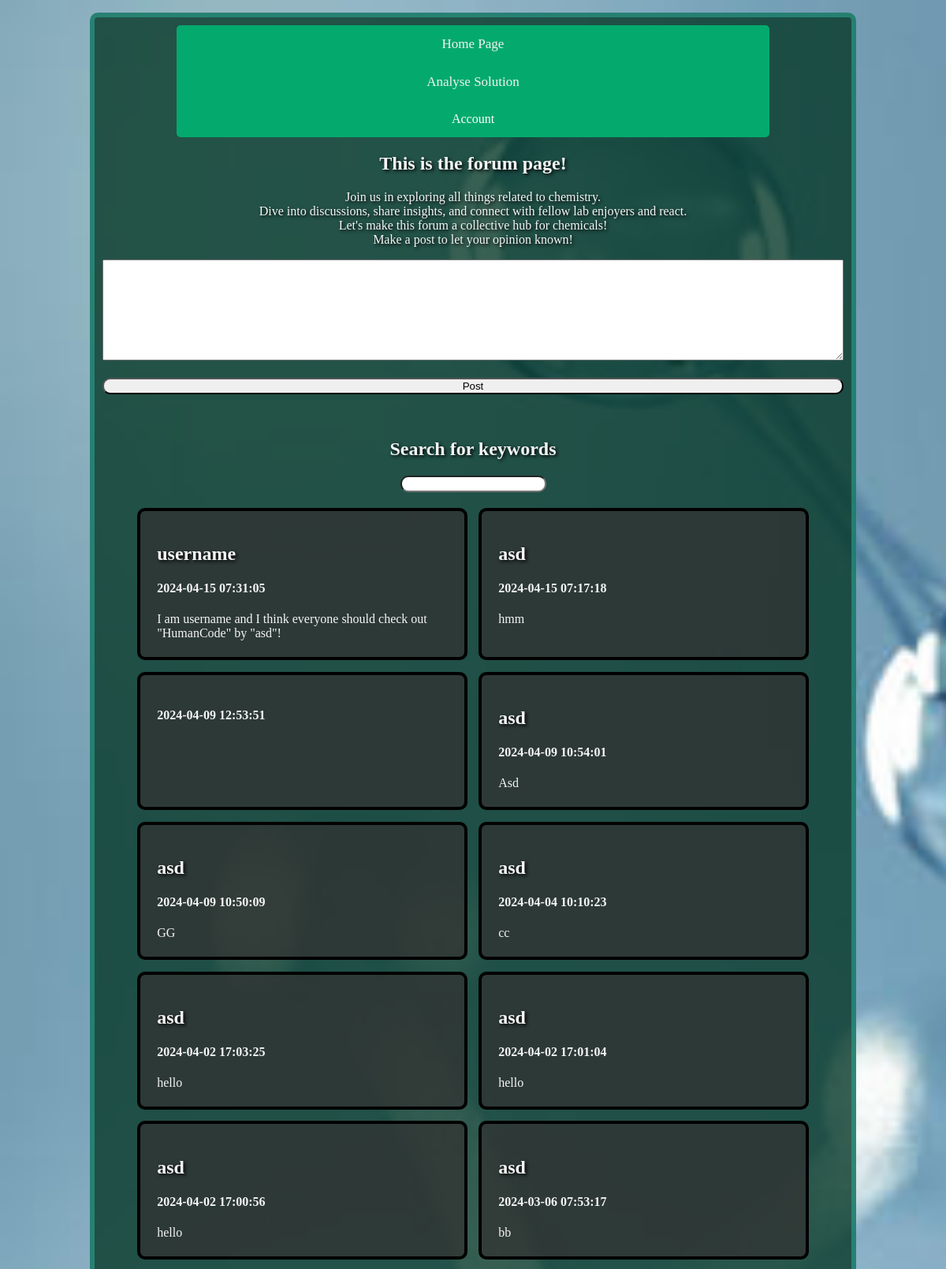
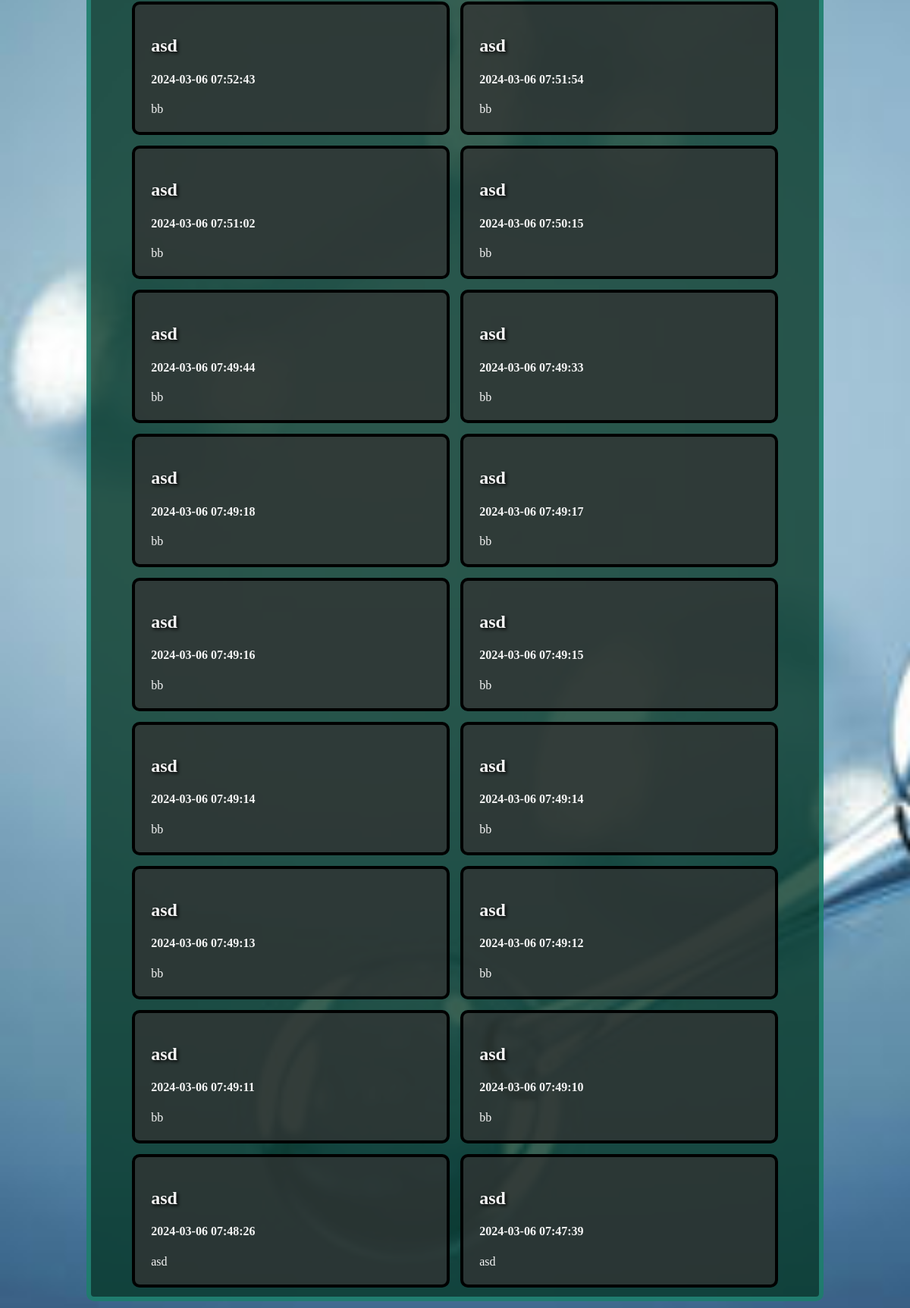
Screenshot of /Project/forum/index.php with the database file from the repository (2 pictures, top to bottom).
### tables this page shows
CREATE TABLE `posts` (
  `id` int(11) NOT NULL,
  `post` varchar(1000) NOT NULL,
  `upload_time` timestamp NOT NULL DEFAULT current_timestamp() ON UPDATE current_timestamp(),
  `uploaderId` int(11) NOT NULL
);

CREATE TABLE `users` (
  `id` int(32) NOT NULL,
  `username` varchar(80) NOT NULL,
  `password` varchar(60) NOT NULL,
  `email` varchar(100) NOT NULL
);

### Project/forum/index.php (the view, shortened to what this page needs)
<?php
 	require("../shared/php/connection.php");
?>
<!DOCTYPE html>
<html lang="HU">
<head>
	<link rel="stylesheet" href="../shared/css/main_style.css">
	<link rel="stylesheet" href="css/chemical_styles.css?v=1.7">
	<link rel="stylesheet" href="css/page_styles.css?v=1.5">
</head>
<body>
	<div id="vantaBackground">
		<div class="center">
			<div class="topnav">
				<?php require("../shared/php/navbar.php"); ?>
			</div>
			<h2>This is the forum page!</h2>
			<p>
				Join us in exploring all things related to chemistry.<br> Dive into discussions, share insights, and connect with fellow lab enjoyers and react.<br> Let's make this forum a collective hub for chemicals! <br> Make a post to let your opinion known!
			</p>
			<div class="forumPost">
				<form method="post" action="index.php">
					<textarea type="text" name="postText"> </textarea><br><br>
					<input type="submit" name="submitText" value="Post">
				</form>
			</div><br><br>
			<h2>Search for keywords</h2>
			<input type="text" id="searchbar"><br><br>
			<div class="potential_reaction_container" id="container">
				<?php
					$postQuery = "SELECT * FROM posts ORDER BY upload_time DESC";
					$postQueryRows = $conn->query($postQuery);
					while($postQueryData = $postQueryRows->fetch_assoc()){
						$postUserQuery = "SELECT * FROM users WHERE id=$postQueryData[uploaderId]";
						$postUserQueryData = $conn->query($postUserQuery)->fetch_assoc();
				?>
					<div class="potential_reaction">
						<h2><?= $postUserQueryData["username"] ?></h2>
						<h4><?= $postQueryData["upload_time"] ?></h4>
						<?= $postQueryData["post"]?>
					</div>
				<?php } ?>
			</div>
		</div>
	</div>
</body>
</html>

### Project/shared/php/navbar.php (shortened to what this page needs)
<?php
	echo '<a class="active" href="../main">Home Page</a>';
	echo '
	<a href="../analysis/">Analyse Solution</a>
	<div class="dropdown">
		<button class="dropbtn" class="split">Account</button>';
		if (!isset($_SESSION['loggedin'])) {
		echo '<div class="dropdown-content">
			<a href="../register/" class="color">Register</a>
			<a href="../login/" class="color">Login</a>
		</div>
	</div>';}
?>

### Project/shared/css/main_style.css (style rules this page uses)
* { box-sizing: border-box; }
body, html { min-width: 90vw !important; min-height: 90vh !important; margin: auto; }
#vantaBackground { min-width: 90vw !important; min-height: 90vh !important; }
.center { min-height: 85vh; margin: 2% auto 5%; width: 80%; border: 6px solid rgba(42, 157, 140, 0.63); border-radius: 10px; padding: 0px 10px 10px; background-color: rgba(7, 57, 40, 0.80); opacity: 2; text-align: center; color: whitesmoke; overflow: hidden; }
body { margin: 0; background-image: url("/Projekt/main_page/mainBackground.png"); background-size: cover; background-repeat: no-repeat; justify-content: center; align-items: top; min-height: 100vh; }
.topnav { background-color: #04AA6D; overflow: hidden; border-radius: 0px 0px 5px 5px; width: 80%; margin: 0% auto 2%; }
.topnav a { float: left; color: #f2f2f2; text-align: center; padding: 14px 16px; text-decoration: none; font-size: 17px; }
.dropdown .dropbtn { font-size: 16px; border: none; outline: none; color: white; padding: 14px 16px; background-color: inherit; font-family: inherit; margin: 0; }
.dropdown { float: right; overflow: hidden; }
p, h3, h2 { text-shadow: 2px 2px 4px #000000; }
@media only screen and (max-width: 1355px) { * { overflow-wrap: break-word; } }
@media only screen and (max-width: 1355px) { .center { margin: auto; margin-top: 16px; border: 6px solid rgba(42, 157, 140, 0.63); border-radius: 10px; padding: 0px 10px 10px; background-color: rgba(7, 57, 40, 0.80); opacity: 2; text-align: center; color: whitesmoke; overflow: auto; } }
@media only screen and (max-width: 1355px) { .topnav a { width: 100% !important; } }
@media only screen and (max-width: 1355px) { .dropdown { width: 100% !important; } }
@media only screen and (max-width: 1355px) { .dropdown .dropbtn { width: 100% !important; } }
@media only screen and (max-width: 1355px) { .forumPost * { width: 100%; } }

### Project/forum/css/chemical_styles.css (style rules this page uses)
body { margin-left: 5%; margin-right: 5%; margin-top: 1%; }
div.potential_reaction { background-color: rgba(50, 50, 50, 0.75); border-radius: 10px; border: 4px solid black; margin: 0.5%; padding: 0.5%; position: center; display: inline-block; overflow: hidden; position: relative; padding: 5%; text-align: left; }
div.potential_reaction_container { justify-content: center; margin: auto; display: grid; margin-left: 5%; margin-right: 5%; grid-template-columns: repeat(4, 25%); grid-gap: 10px; }
@media only screen and (max-width: 1200px) { div.potential_reaction_container { font-size: medium; justify-content: center; margin: auto; margin-left: 5%; margin-right: 5%; display: grid; grid-template-columns: repeat(2, 50%); grid-gap: 10px; } }

### Project/forum/css/page_styles.css (style rules this page uses)
.center { margin-bottom: 5%; width: 100%; border: 6px solid rgba(42, 157, 140, 0.63); border-radius: 10px; padding: 10px; background-color: rgba(7, 57, 40, 0.80); opacity: 2; text-align: center; color: whitesmoke; }
body { background-image: url("/Projekt/main_page/mainBackground.png"); background-size: cover; background-repeat: no-repeat; height: 100%; margin-bottom: 128px; }
.topnav { background-color: #04AA6D; overflow: hidden; border-radius: 5px; z-index: 1; }
.topnav a { float: left; color: #f2f2f2; text-align: center; padding: 14px 16px; text-decoration: none; font-size: 17px; }
.dropdown .dropbtn { font-size: 16px; border: none; outline: none; color: white; padding: 14px 16px; background-color: inherit; font-family: inherit; margin: 0; }
.dropdown { float: right; overflow: hidden; position: static !important; }
p, h3, h2 { text-shadow: 2px 2px 4px #000000; }
input { color: black; border-radius: 10px; }
textarea { width: 80%; height: 128px; }
@media only screen and (max-width: 1300px) { .center { width: 90%; } }
@media only screen and (max-width: 1300px) { .topnav a { width: 100% !important; } }
@media only screen and (max-width: 1300px) { .dropdown { width: 100% !important; } }
@media only screen and (max-width: 1300px) { .dropdown .dropbtn { width: 100% !important; } }

### rows the page displays
posts: users.username "username", upload_time "2024-04-15 07:31:05", post "I am username and I think everyone should check out \"HumanCode\" by \"asd\"!"
posts: users.username "asd", upload_time "2024-04-15 07:17:18", post "hmm"
posts: upload_time "2024-04-09 12:53:51"
posts: users.username "asd", upload_time "2024-04-09 10:54:01", post "Asd"
posts: users.username "asd", upload_time "2024-04-09 10:50:09", post "GG"
posts: users.username "asd", upload_time "2024-04-04 10:10:23", post "cc"
posts: users.username "asd", upload_time "2024-04-02 17:03:25", post "hello"
posts: users.username "asd", upload_time "2024-04-02 17:01:04", post "hello"
posts: users.username "asd", upload_time "2024-04-02 17:00:56", post "hello"
posts: users.username "asd", upload_time "2024-03-06 07:53:17", post "bb"
posts: users.username "asd", upload_time "2024-03-06 07:52:43", post "bb"
posts: users.username "asd", upload_time "2024-03-06 07:51:54", post "bb"
posts: users.username "asd", upload_time "2024-03-06 07:51:02", post "bb"
posts: users.username "asd", upload_time "2024-03-06 07:50:15", post "bb"
posts: users.username "asd", upload_time "2024-03-06 07:49:44", post "bb"
posts: users.username "asd", upload_time "2024-03-06 07:49:33", post "bb"
posts: users.username "asd", upload_time "2024-03-06 07:49:18", post "bb"
posts: users.username "asd", upload_time "2024-03-06 07:49:17", post "bb"
posts: users.username "asd", upload_time "2024-03-06 07:49:16", post "bb"
posts: users.username "asd", upload_time "2024-03-06 07:49:15", post "bb"
posts: users.username "asd", upload_time "2024-03-06 07:49:14", post "bb"
posts: users.username "asd", upload_time "2024-03-06 07:49:14", post "bb"
posts: users.username "asd", upload_time "2024-03-06 07:49:13", post "bb"
posts: users.username "asd", upload_time "2024-03-06 07:49:12", post "bb"
posts: users.username "asd", upload_time "2024-03-06 07:49:11", post "bb"
posts: users.username "asd", upload_time "2024-03-06 07:49:10", post "bb"
posts: users.username "asd", upload_time "2024-03-06 07:48:26", post "asd"
posts: users.username "asd", upload_time "2024-03-06 07:47:39", post "asd"
